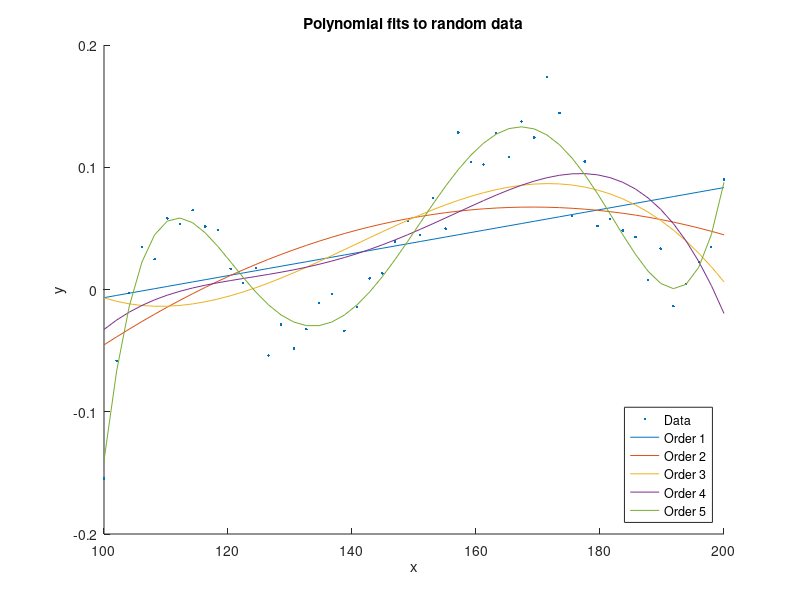

The MATLAB script that drew this image:
clc;
clear;
%载入随机数据
load('randomData.mat');
figure(1)
%进行必要的标注(1)
title('Polynomial fits to random data');
xlabel('x');
ylabel('y');
hold on
%绘制原始数据的散点图
scatter(x,y,'blue','.');
hold on
%分别进行1-5次多项式拟合并绘制曲线图像
for i=1:5
    [p,s,mu]=polyfit(x,y,i);
    tmp=polyval(p,x,s,mu);
    plot(x,tmp)
    hold on
end
%进行必要的标注(2)
legend('Data','Order 1','Order 2','Order 3','Order 4','Order 5','Location','SouthEast');